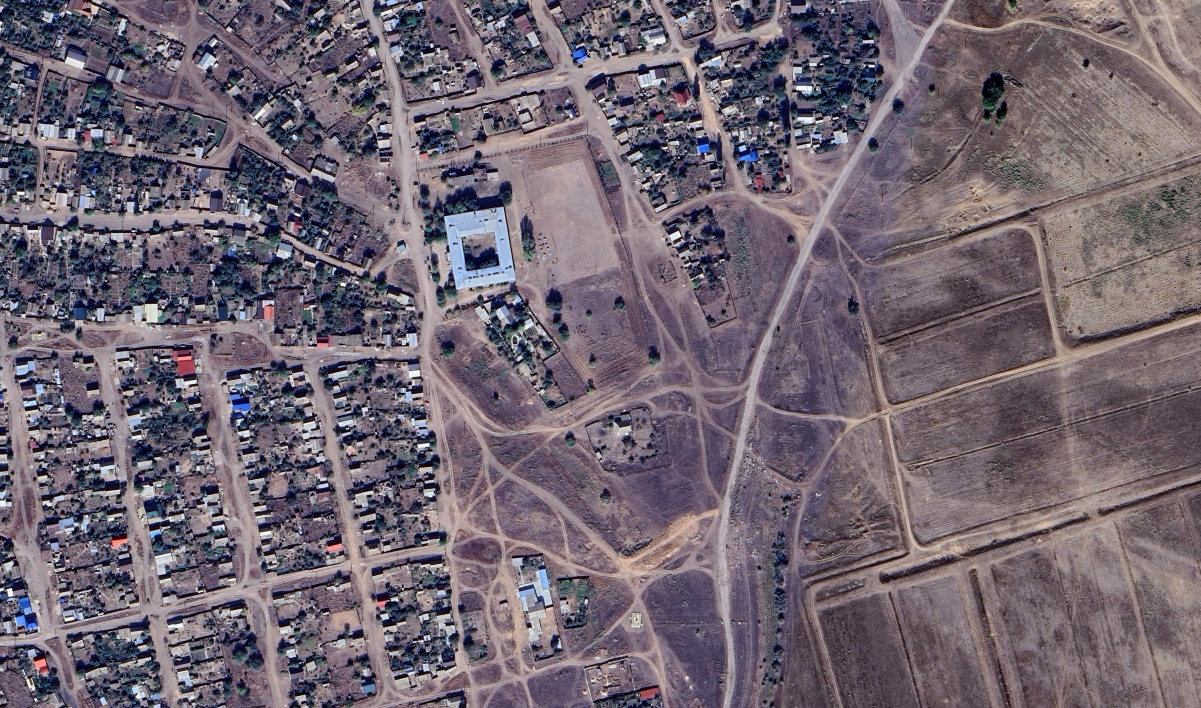
#> input picture raw/10.png, 1201 x 708 px, found by its file name; its folder holds only this picture in this run
$ python rotate_images.py
#> lines starting #> are read from the running program, lines starting #| are printed output that depends on the picture
import os
import numpy as np
import cv2 as cv
from pathlib import Path
from sys import path

# Конфигурация
RAW_DIR = Path(path[0] + "\\raw")
ANGLES_DIR = Path(path[0] + "\\angles\\images")
CROP_SIZE = 600
ANGLE_START = -3.0
ANGLE_END = 3.0
ANGLE_STEP = 0.1
ANGLES = int((abs(ANGLE_START) + ANGLE_END) / ANGLE_STEP + 1)

SUPPORTED_EXTENSIONS = {'.jpg', '.jpeg', '.png', '.bmp', '.tiff', '.webp'}


def center_crop(img: np.ndarray) -> np.ndarray:
    h, w = img.shape[:2]
    target = CROP_SIZE
    # центр изображения
    cy, cx = h // 2, w // 2
    # начальные координаты кропа
    y1 = max(0, cy - target // 2)
    x1 = max(0, cx - target // 2)
    # конечные координаты
    y2 = y1 + target
    x2 = x1 + target
    # при необходимости обрезаем за границы
    y2 = min(h, y2)
    x2 = min(w, x2)

    return img[y1:y2, x1:x2]


def rotate_image(img: np.ndarray, degrees: int) -> np.ndarray:
    """! Поворачивает изображение на заданный угол.
        @param img: Исходное изображение.
        @param degrees: Угол поворота в градусах.
        @return: Повёрнутое изображение. """
    height, width = img.shape[:2]
    center_x, center_y = (width / 2, height / 2)
    matrix = cv.getRotationMatrix2D((center_x, center_y), degrees, 1.0)
    out_image = cv.warpAffine(img, matrix, (width, height))
    return out_image


def main():
    os.makedirs(ANGLES_DIR, exist_ok=True)
    angles = np.linspace(ANGLE_START, ANGLE_END, ANGLES)

    for filename in os.listdir(RAW_DIR):
        name, ext = os.path.splitext(filename)
        if ext.lower() not in SUPPORTED_EXTENSIONS:
            continue

        img_path = os.path.join(RAW_DIR, filename)
        try:
            img = cv.imread(img_path, cv.IMREAD_GRAYSCALE)
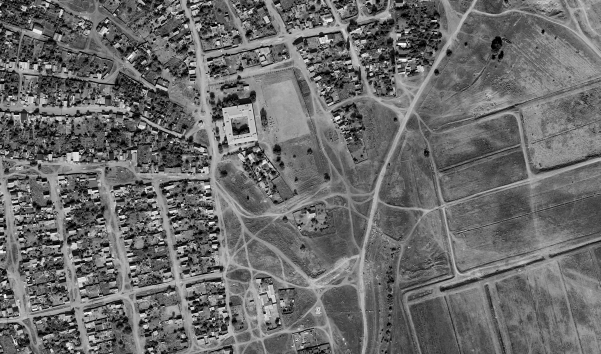
#> img: shape (708, 1201) (shown at 1/2 size); min 0, max 254, mean 106.3
        except Exception as e:
            print(f"❌ Не удалось открыть {img_path}: {e}")
            continue

        w, h = img.shape[:2]
        if w < CROP_SIZE or h < CROP_SIZE:
            print(f"⚠️ Пропущено {filename}: размер ({w}x{h}) меньше {CROP_SIZE}x{CROP_SIZE}")
            continue

        output_subdir = os.path.join(ANGLES_DIR, ("rotate_" + name))
        os.makedirs(output_subdir, exist_ok=True)

        for angle in angles:
            rotated = rotate_image(img, angle)

            cropped = center_crop(rotated)

            # Формат имени: угол с заменой точки и знака (например: -2.5 → m2_5.jpg)
            angle_str = f"{angle:.1f}"
            safe_angle = angle_str.replace('-', 'm').replace('.', 'p')
            out_filename = f"0p0_0p0_{safe_angle}.jpg"
            out_path = os.path.join(output_subdir, out_filename)

            cv.imwrite(out_path, cropped)
#> this loop made 61 passes
#> pass 1, in rotate_image, `out_image = cv.warpAffine(img, matrix, (width, height))`:
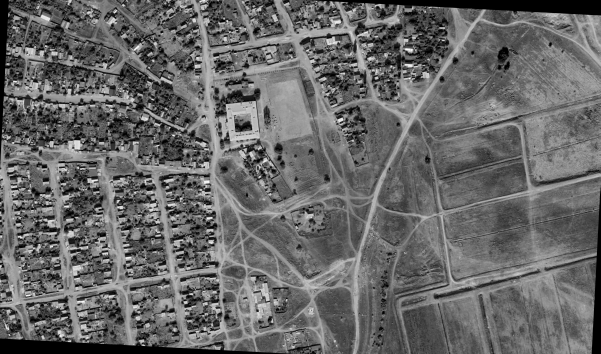
#> out_image: shape (708, 1201) (shown at 1/2 size); min 0, max 253, mean 103.5
#> pass 1, in main, `cropped = center_crop(rotated)`:
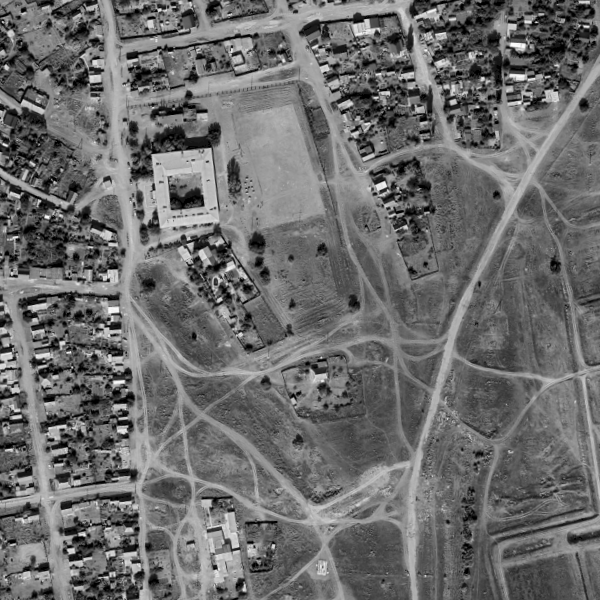
#> cropped: shape (600, 600); min 0, max 253, mean 108.5
#> pass 2, in rotate_image (call 2), `out_image = cv.warpAffine(img, matrix, (width, height))`:
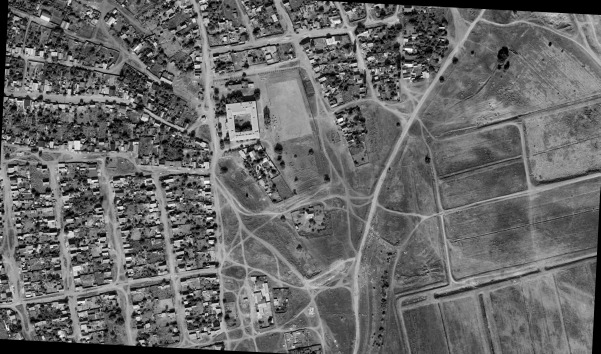
#> out_image: shape (708, 1201) (shown at 1/2 size); min 0, max 253, mean 103.6
#> after the loop:
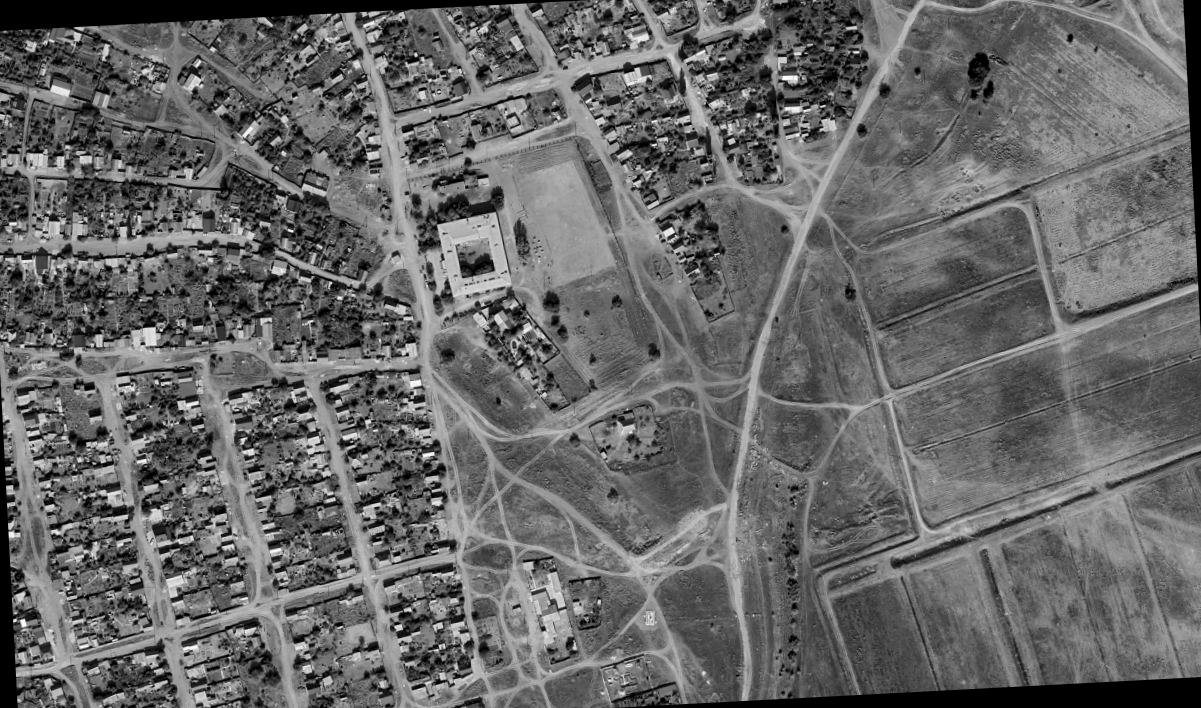
#> rotated: shape (708, 1201); min 0, max 253, mean 103.3

        print(f"✅ Готово: {filename}")

    print("🎉 Все изображения обработаны!")

if __name__ == "__main__":
    main()

$ run again, on raw/9.png
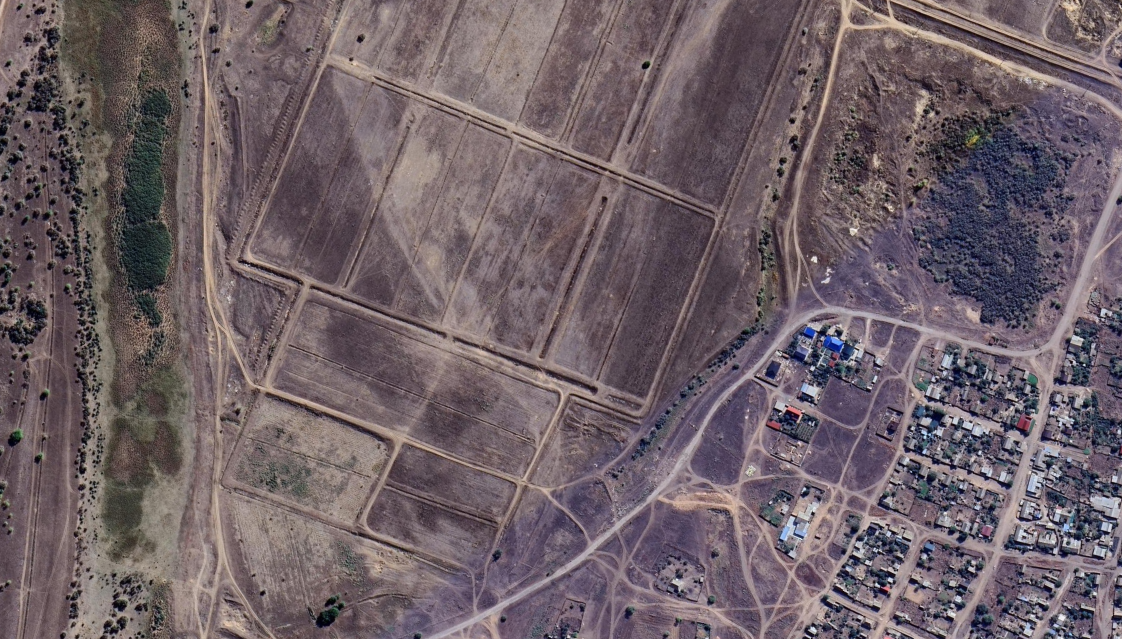
#> input picture raw/9.png, 1122 x 639 px, found by its file name
#> the loop in main, `for angle in angles:` made 61 passes
#> pass 1, in main, `cropped = center_crop(rotated)`:
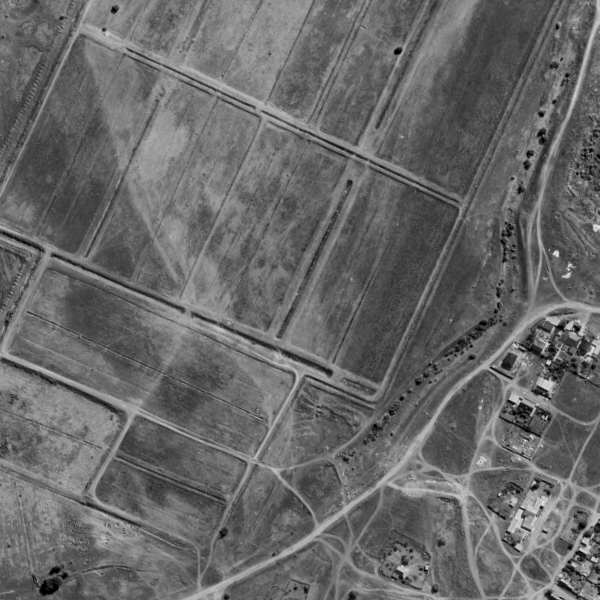
#> cropped: shape (600, 600); min 0, max 234, mean 104.2
#> after the loop in main, `for angle in angles:`:
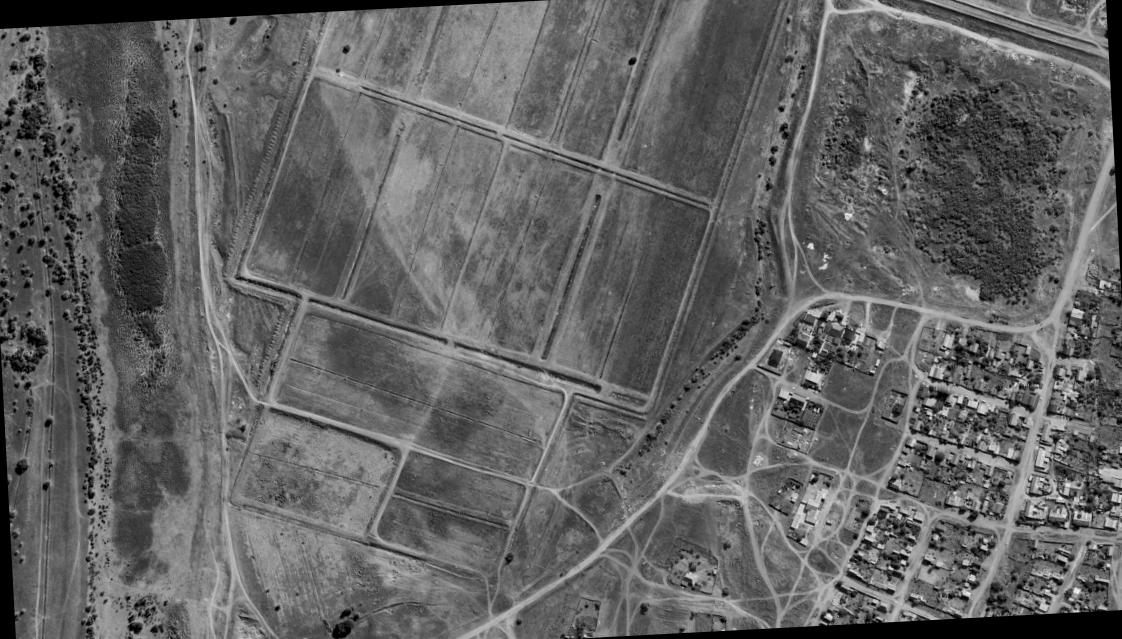
#> rotated: shape (639, 1122); min 0, max 240, mean 98.5

$ run again, on raw/My_map.jpg
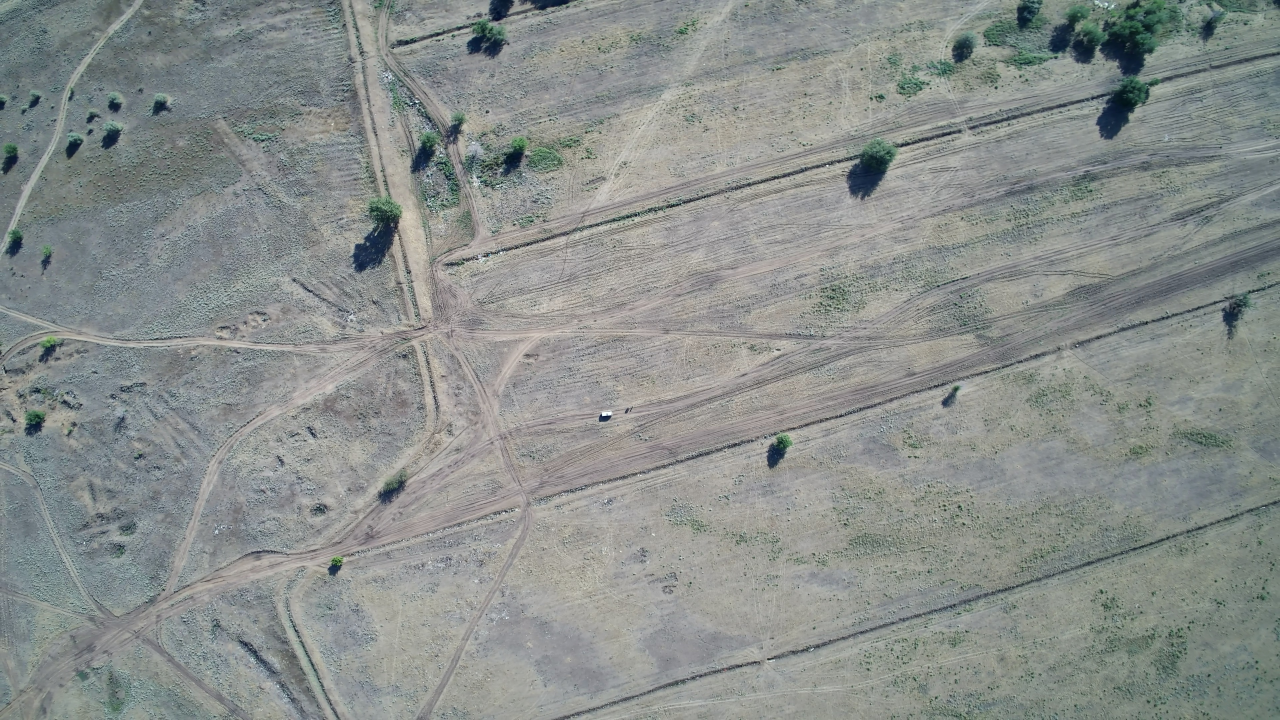
#> input picture raw/My_map.jpg, 3840 x 2160 px, found by its file name (shown at 1/3 size)
#> the loop in main, `for angle in angles:` made 61 passes
#> pass 1, in main, `cropped = center_crop(rotated)`:
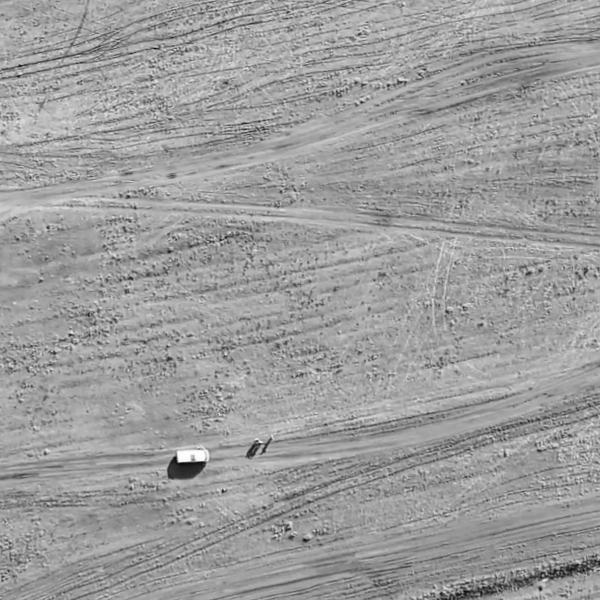
#> cropped: shape (600, 600); min 9, max 255, mean 157.1
#> after the loop in main, `for angle in angles:`:
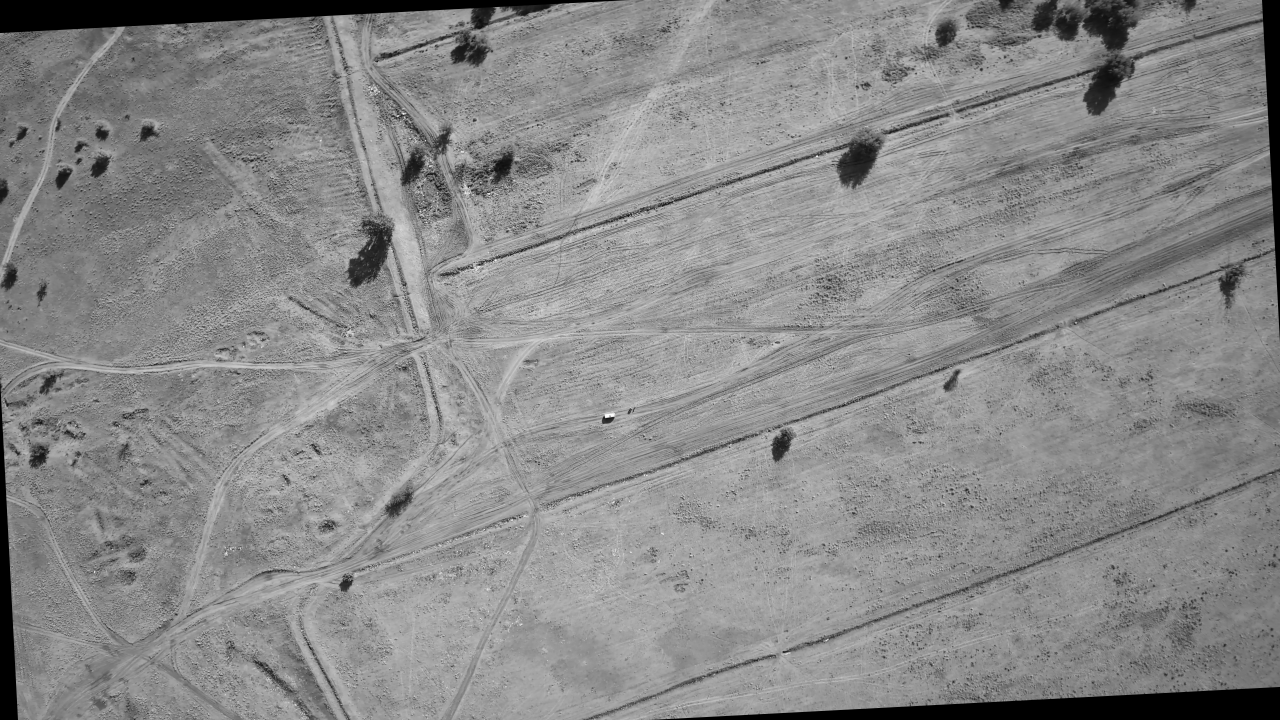
#> rotated: shape (2160, 3840) (shown at 1/3 size); min 0, max 254, mean 137
